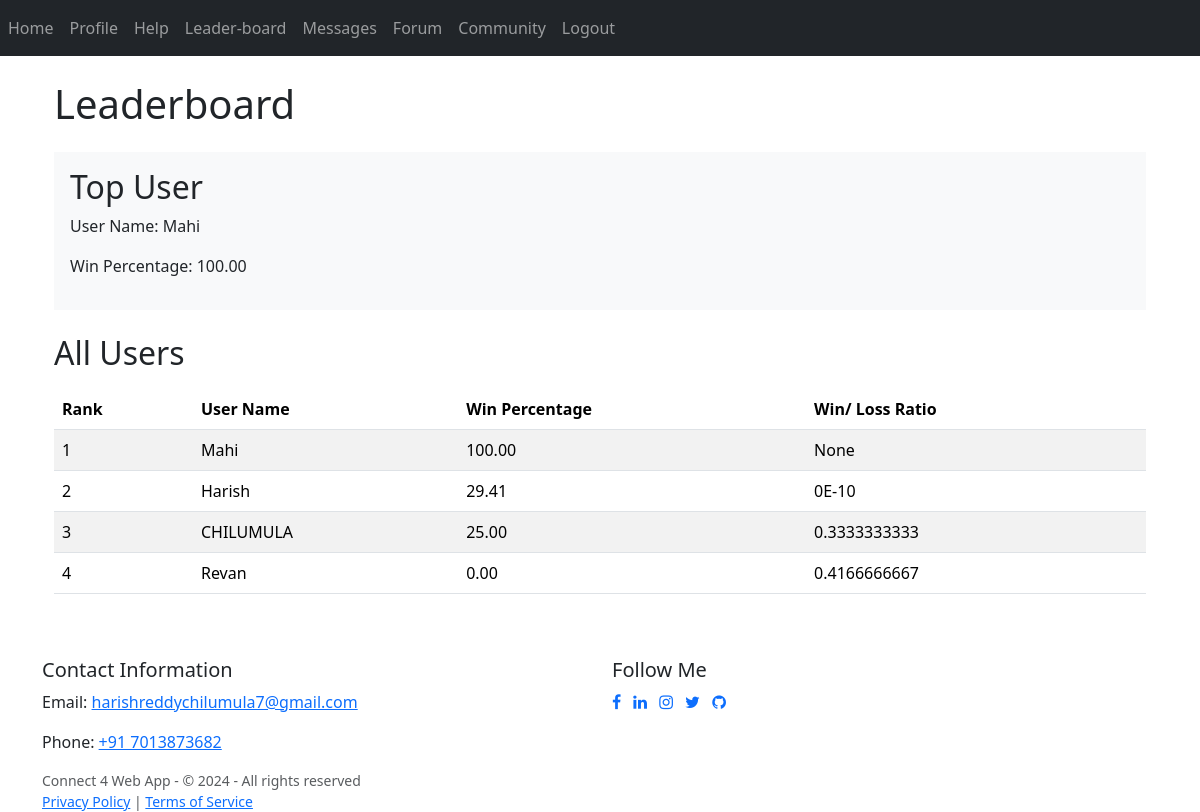
The page /leaderboard (signed in) on the database its author committed.
### website/models.py (models this page shows)
class User(db.Model, UserMixin):
    id = db.Column(db.Integer, primary_key=True)
    email = db.Column(db.String(150), unique=True, nullable=False)
    password = db.Column(db.String(150), nullable=False)
    first_name = db.Column(db.String(150), nullable=False)
    games = db.relationship('Game', backref='player', lazy=True)

### website/views.py (the view)
@views.route('/leaderboard')
@login_required
def leaderboard():
    users = db.session.query(Game.user_id, (Game.won / (Game.played - Game.won)).label('win_loss_ratio')).all()
    users2 = db.session.query(Game.user_id, (Game.won / Game.played * 100).label('percentage')).all()
    sorted_users_played = sorted(users, key=lambda x: x.win_loss_ratio if x.win_loss_ratio is not None else float('-inf'))
    sorted_users = sorted(users2, key=lambda x: x.percentage if x.percentage is not None else float('-inf'), reverse=True)
    enumerated_users = list(enumerate(sorted_users))
    top_user = sorted_users[0] if sorted_users else None
    return render_template('leaderboard.html', user=current_user, top_user=top_user, sorted_users=enumerated_users, sorted_users_played=sorted_users_played)

### website/__init__.py (called while the page is built)
def create_app():
    app = Flask(__name__)
    app.config['SECRET_KEY'] = 'hjshjhdjah kjshkjdhjs'
    app.config['SQLALCHEMY_DATABASE_URI'] = f'sqlite:///{DB_NAME}'
    db.init_app(app)
    from .views import views
    from .auth import auth
    app.register_blueprint(views, url_prefix='/')
    app.register_blueprint(auth, url_prefix='/')
    from .models import User, Game
    with app.app_context():
        db.create_all()
    login_manager = LoginManager()
    login_manager.login_view = 'auth.login'
    login_manager.init_app(app)
    @login_manager.user_loader
    def load_user(id):
        return User.query.get(int(id))
    return app

### website/templates/leaderboard.html (shortened to what this page needs)
{% extends "base.html" %}
{% block content %}
<div class="container">
    <h1 class="mt-4">Leaderboard</h1>
    {% if top_user %}
    <div class="top-user bg-light p-3 mt-4">
        <h2>Top User</h2>
        <p>User Name:
            {% set usercur = user.query.get(top_user.user_id) %}
            {% if usercur %}
                {{ usercur.first_name }}
            {% else %}
                User Not Found
            {% endif %}
        </p>
        <p>Win Percentage: {{ '%0.2f'|format(top_user.percentage) }}</p>
    </div>
    {% else %}
    <p class="mt-4">No users found.</p>
    {% endif %}
    <h2 class="mt-4">All Users</h2>
    <div class="table-responsive">
        <table class="table table-striped mt-2">
            <thead>
                <tr>
                    <th>Rank</th>
                    <th>User Name</th>
                    <th>Win Percentage</th>
                    <th>Win/ Loss Ratio</th>
                </tr>
            </thead>
            <tbody>
                {% for ii, iuser in sorted_users %}
                    {% set user_obj = user.query.get(iuser.user_id) %}
                    <tr>
                        <td>{{ ii + 1 }}</td>
                        <td>{{ user_obj.first_name if user_obj else 'User Not Found' }}</td>
                        <td>
                            {% if iuser.win_loss_ratio is not none %}
                                {{ '%0.2f'|format(iuser.percentage) }}
                            {% else %}
                                N/A
                            {% endif %}
                        </td>
                        <td>
                            {{ sorted_users_played[ii].win_loss_ratio }}
                        </td>
                    </tr>
                {% endfor %}
            </tbody>
        </table>
    </div>
</div>
{% endblock %}

### rows shown on the page
User: first_name "Mahi", first_name "Mahi"
User: first_name "Harish"
User: first_name "CHILUMULA"
User: first_name "Revan"

### other values the page prints
{{ '%0.2f'|format(top_user.percentage) }} "100.00"
{{ ii + 1 }} "1" "2" "3" "4"
{{ '%0.2f'|format(iuser.percentage) }} "100.00" "29.41" "25.00" "0.00"
{{ sorted_users_played[ii].win_loss_ratio }} "None" "0E-10" "0.3333333333" "0.4166666667"
